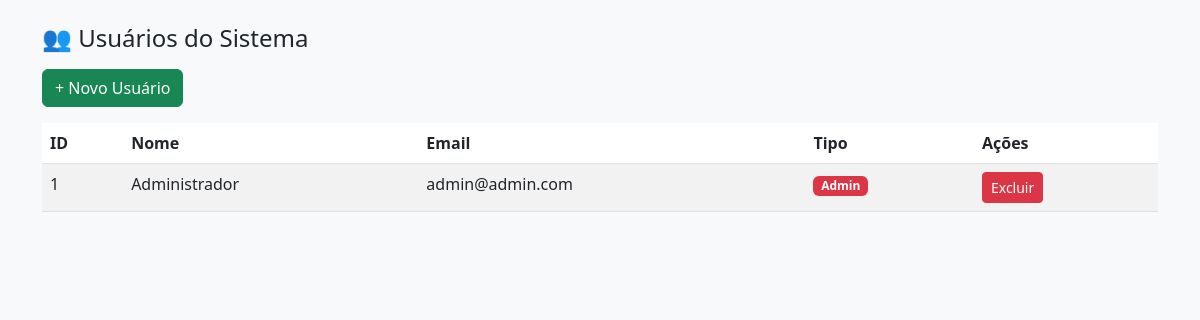
/usuarios (signed in), run on the app's committed database.
### tables this page shows
CREATE TABLE usuarios (
        id INTEGER PRIMARY KEY AUTOINCREMENT,
        nome TEXT,
        email TEXT UNIQUE,
        senha TEXT,
        tipo TEXT
    );

### app.py (the view)
@app.route('/usuarios')
def usuarios():
    if not session.get('logado') or session.get('tipo') != 'admin':
        return "Acesso restrito"
    conn = conectar()
    cursor = conn.cursor()
    cursor.execute("SELECT id, nome, email, tipo FROM usuarios")
    dados = cursor.fetchall()
    conn.close()
    return render_template('usuarios.html', dados=dados)

### database.py (called while the page is built)
def conectar():
    return sqlite3.connect('banco.db')

### templates/usuarios.html (shortened to what this page needs)
<!DOCTYPE html>
<html>
<head>
    <link href="https://cdn.jsdelivr.net/npm/bootstrap@5.3.0/dist/css/bootstrap.min.css" rel="stylesheet">
</head>
<body class="bg-light">
<div class="container py-4">
    <h4 class="mb-3">👥 Usuários do Sistema</h4>
    <a href="/cadastrar_usuario" class="btn btn-success mb-3">+ Novo Usuário</a>
    <table class="table table-striped">
        <thead>
            <tr>
                <th>ID</th>
                <th>Nome</th>
                <th>Email</th>
                <th>Tipo</th>
                <th>Ações</th>
            </tr>
        </thead>
        <tbody>
            {% for u in dados %}
            <tr>
                <td>{{ u[0] }}</td>
                <td>{{ u[1] }}</td>
                <td>{{ u[2] }}</td>
                <td>
                    {% if u[3] == 'admin' %}
                        <span class="badge bg-danger">Admin</span>
                    {% else %}
                        <span class="badge bg-primary">Fiscal</span>
                    {% endif %}
                </td>
                <td>
                    <a href="/deletar_usuario/{{ u[0] }}" class="btn btn-sm btn-danger"
                       onclick="return confirm('Excluir usuário?')">
                       Excluir
                    </a>
                </td>
            </tr>
            {% endfor %}
        </tbody>
    </table>
</div>
</body>
</html>

### data on the page
usuarios: id "1", nome "Administrador", email "admin@admin.com", tipo "Admin"
